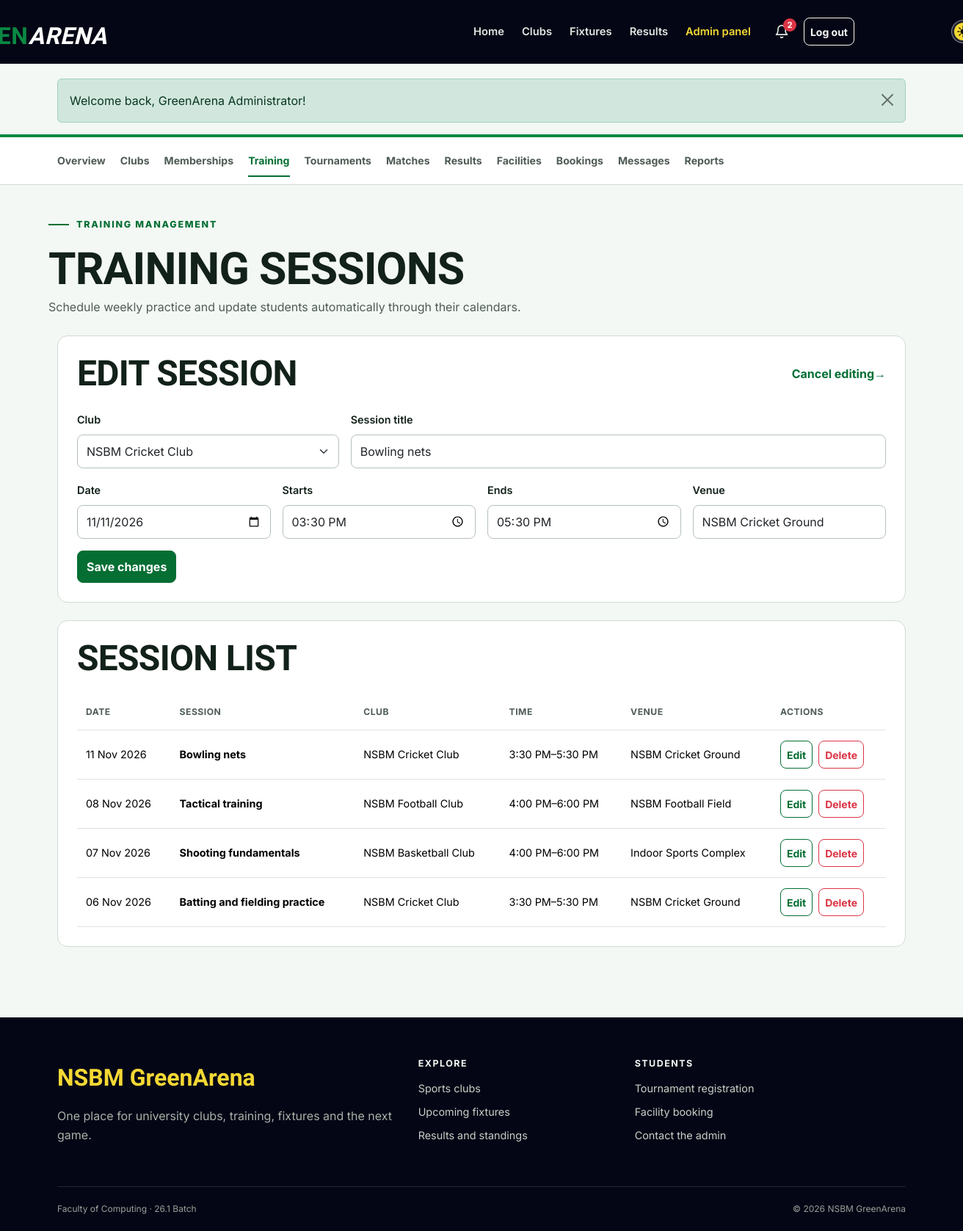
The page /admin/sessions.php?edit=3 (signed in) on the database its author committed.
### tables this page shows
CREATE TABLE training_sessions (
    id INT UNSIGNED AUTO_INCREMENT PRIMARY KEY,
    club_id INT UNSIGNED NOT NULL,
    title VARCHAR(120) NOT NULL,
    session_date DATE NOT NULL,
    start_time TIME NOT NULL,
    end_time TIME NOT NULL,
    venue VARCHAR(120) NOT NULL,
    created_at TIMESTAMP DEFAULT CURRENT_TIMESTAMP,
    FOREIGN KEY (club_id) REFERENCES clubs(id) ON DELETE CASCADE
);

CREATE TABLE clubs (
    id INT UNSIGNED AUTO_INCREMENT PRIMARY KEY,
    name VARCHAR(100) NOT NULL UNIQUE,
    sport VARCHAR(80) NOT NULL,
    description TEXT NOT NULL,
    coach_name VARCHAR(100) NOT NULL,
    meeting_day VARCHAR(20) NOT NULL,
    location VARCHAR(120) NOT NULL,
    max_members SMALLINT UNSIGNED NOT NULL DEFAULT 30,
    status ENUM('active', 'inactive') NOT NULL DEFAULT 'active',
    created_at TIMESTAMP DEFAULT CURRENT_TIMESTAMP
);

### includes/functions.php (called while the page is built, shortened)
<?php
function e($value)
{
    return htmlspecialchars($value ?? '', ENT_QUOTES);
}
function url($path = '')
{
    return BASE_PATH . '/' . ltrim($path, '/');
}
function run_query($sql, $params = [])
{
    global $connection;
    $statement = mysqli_prepare($connection, $sql);
    if (count($params) > 0) {
        $types = str_repeat('s', count($params));
        mysqli_stmt_bind_param($statement, $types, ...$params);
    }
    if (!mysqli_stmt_execute($statement)) {
        die('SQL error: ' . mysqli_stmt_error($statement));
    }
    return $statement;
}
function fetch_all($sql, $params = [])
{
    $statement = run_query($sql, $params);
    $result = mysqli_stmt_get_result($statement);
    return mysqli_fetch_all($result, MYSQLI_ASSOC);
}
function fetch_one($sql, $params = [])
{
    $rows = fetch_all($sql, $params);
    if (count($rows) > 0) {
        return $rows[0];
    }
    return false;
}
function format_date($date, $format = 'd M Y')
{
    if ($date) {
        return date($format, strtotime($date));
    }
    return 'Not set';
}
function format_time($time)
{
    if ($time) {
        return date('g:i A', strtotime($time));
    }
    return 'Not set';
}

### admin/sessions.php (the view, shortened to what this page needs)
<?php
$errors = [];
$values = ['id' => '', 'club_id' => '', 'title' => '', 'session_date' => '', 'start_time' => '15:00', 'end_time' => '17:00', 'venue' => ''];
if ($_SERVER['REQUEST_METHOD'] === 'POST') {
    $action = $_POST['action'] ?? '';
    $id = (int) ($_POST['id'] ?? 0);
    if ($action === 'delete') {
        run_query('DELETE FROM training_sessions WHERE id=?', [$id]);
        flash('success', 'Training session deleted.');
        redirect('admin/sessions.php');
    }
    if ($action === 'save') {
        foreach (array_keys($values) as $key) {
            $values[$key] = trim($_POST[$key] ?? '');
        }
        $values['id'] = (string) $id;
        if (!fetch_one('SELECT id FROM clubs WHERE id=?', [(int) $values['club_id']])) {
            $errors[] = 'Choose a valid club.';
        }
        if (strlen($values['title']) < 3) {
            $errors[] = 'Session title must be at least 3 characters.';
        }
        if (!strtotime($values['session_date'])) {
            $errors[] = 'Choose a valid session date.';
        }
        if (!$values['start_time'] || !$values['end_time'] || strtotime($values['end_time']) <= strtotime($values['start_time'])) {
            $errors[] = 'End time must be after the start time.';
        }
        if ($values['venue'] === '') {
            $errors[] = 'Venue is required.';
        }
        if (!$errors) {
            if ($id) {
                run_query('UPDATE training_sessions SET club_id=?, title=?, session_date=?, start_time=?, end_time=?, venue=? WHERE id=?', [
                    (int) $values['club_id'],
                    $values['title'],
                    $values['session_date'],
                    $values['start_time'],
                    $values['end_time'],
                    $values['venue'],
                    $id,
                ]);
                notify_club_members((int) $values['club_id'], 'training', 'Training session updated: ' . $values['title'] . ' on ' . format_date($values['session_date']) . ' at ' . $values['venue'] . '.', 'student/calendar.php');
                flash('success', 'Training session updated.');
            } else {
                run_query('INSERT INTO training_sessions (club_id, title, session_date, start_time, end_time, venue) VALUES (?, ?, ?, ?, ?, ?)', [
                    (int) $values['club_id'],
                    $values['title'],
                    $values['session_date'],
                    $values['start_time'],
                    $values['end_time'],
                    $values['venue'],
                ]);
                notify_club_members((int) $values['club_id'], 'training', 'New training session: ' . $values['title'] . ' on ' . format_date($values['session_date']) . ' at ' . $values['venue'] . '.', 'student/calendar.php');
                flash('success', 'Training session scheduled.');
            }
            redirect('admin/sessions.php');
        }
    }
} elseif (isset($_GET['edit'])) {
    $session = fetch_one('SELECT * FROM training_sessions WHERE id=?', [(int) $_GET['edit']]);
    if ($session) {
        $values = array_merge($values, $session);
    }
}
$clubs = fetch_all("SELECT id, name FROM clubs WHERE status='active' ORDER BY name");
$sessions = fetch_all('SELECT s.*, c.name AS club_name
    FROM training_sessions s
    JOIN clubs c ON c.id=s.club_id
    ORDER BY s.session_date DESC, s.start_time DESC');
include __DIR__ . '/../includes/header.php';
include __DIR__ . '/../includes/admin_nav.php';
?>
<div class="container dashboard-head"><span class="section-kicker">Training management</span>
    <h1>Training sessions</h1>
    <p>Schedule weekly practice and update students automatically through their calendars.</p>
</div>
<div class="container dashboard-content">
    <section class="content-panel">
        <div class="page-title-row">
            <h2><?= $values['id'] ? 'Edit session' : 'Schedule a session' ?></h2>
            <?php if ($values['id']): ?><a class="link-arrow" href="<?= e(url('admin/sessions.php')) ?>">Cancel editing</a>
            <?php endif; ?>
        </div><?php if ($errors): ?>
            <div class="alert alert-danger">
                <ul class="mb-0"><?php foreach ($errors as $error): ?>
                        <li><?= e($error) ?></li><?php endforeach; ?>
                </ul>
        </div><?php endif; ?>
        <form method="post" class="needs-validation" novalidate>
            <div class="row g-3">
                <div class="col-md-4">
                    <label class="form-label" for="club_id">Club</label>
                    <select class="form-select" id="club_id" name="club_id" required>
                        <?php foreach ($clubs as $club): ?>
                            <option value="<?= $club['id'] ?>" <?= $values['club_id'] == $club['id'] ? 'selected' : '' ?>><?= e($club['name']) ?></option>
                        <?php endforeach; ?>
                    </select>
                </div>
                <div class="col-md-8">
                    <label class="form-label" for="title">Session title</label>
                    <input class="form-control" id="title" name="title" value="<?= e($values['title']) ?>" required>
                </div>
                <div class="col-md-3">
                    <label class="form-label" for="session_date">Date</label>
                    <input class="form-control" type="date" id="session_date" name="session_date" value="<?= e($values['session_date']) ?>" required>
                </div>
                <div class="col-md-3">
                    <label class="form-label" for="start_time">Starts</label>
                    <input class="form-control" type="time" id="start_time" name="start_time" value="<?= e($values['start_time']) ?>" required>
                </div>
                <div class="col-md-3">
                    <label class="form-label" for="end_time">Ends</label>
                    <input class="form-control" type="time" id="end_time" name="end_time" value="<?= e($values['end_time']) ?>" required>
                </div>
                <div class="col-md-3">
                    <label class="form-label" for="venue">Venue</label>
                    <input class="form-control" id="venue" name="venue" value="<?= e($values['venue']) ?>" required>
                </div>
                <div class="col-12">
                    <button class="btn btn-sport" type="submit"><?= $values['id'] ? 'Save changes' : 'Schedule training' ?></button>
                </div>
            </div>
        </form>
    </section>
    <section class="content-panel">
        <h2 class="mb-4">Session list</h2><?php if ($sessions): ?>
            <div class="table-responsive">
                <table class="table">
                    <thead>
                        <tr>
                            <th>Date</th>
                            <th>Session</th>
                            <th>Club</th>
                            <th>Time</th>
                            <th>Venue</th>
                            <th>Actions</th>
                        </tr>
                    </thead>
                    <tbody>
                        <?php foreach ($sessions as $session): ?>
                            <tr>
                                <td><?= format_date($session['session_date']) ?></td>
                                <td><strong><?= e($session['title']) ?></strong></td>
                                <td><?= e($session['club_name']) ?></td>
                                <td><?= format_time($session['start_time']) ?>–<?= format_time($session['end_time']) ?></td>
                                <td><?= e($session['venue']) ?></td>
                                <td>
                                    <div class="table-actions"><a class="btn btn-sm btn-outline-sport" href="<?= e(url('admin/sessions.php?edit=' . $session['id'])) ?>">Edit</a>
                                        <form method="post">
                                            <button class="btn btn-sm btn-outline-danger" type="submit" data-confirm="Delete this training session?">Delete</button>
                                        </form>
                                    </div>
                                </td>
                        </tr><?php endforeach; ?>
                    </tbody>
                </table>
        </div><?php else: ?><p>No training sessions have been scheduled.</p><?php endif; ?>
    </section>
</div>
<?php include __DIR__ . '/../includes/footer.php'; ?>

### assets/css/style.css (style rules this page uses)
:root { --navy-950: #040615; --navy-900: #0d1023; --navy-800: #191d34; --green-600: #0a8842; --green-700: #046e33; --green-800: #055728; --yellow-400: #f4d833; --paper-50: #f3f8f4; --paper-100: #e7efe9; --ink-900: #122119; --ink-600: #4f5c54; --page-bg: var(--paper-50); --page-text: var(--ink-900); --muted-text: var(--ink-600); --brand: var(--green-700); --brand-hover: var(--green-800); --highlight: var(--yellow-400); --highlight2: var(--green-600); --dark-surface: var(--navy-950); --line: #d1dad2; --radius-sm: 8px; --radius-md: 14px; --radius-lg: 22px; --shadow: 0 12px 32px rgba(11, 26, 18, 0.08); }
* { box-sizing: border-box; }
html { scroll-behavior: smooth; }
body { min-height: 100dvh; margin: 0; background: var(--page-bg); color: var(--page-text); font-family: "Inter", sans-serif; font-size: 16px; line-height: 1.65; }
a { color: var(--brand); text-underline-offset: 3px; }
button, a, input, select, textarea { transition: color 180ms ease-out, background-color 180ms ease-out, border-color 180ms ease-out, transform 180ms ease-out; }
h1, h2, h3, h4, .display-font { font-family: "Barlow Condensed", sans-serif; font-weight: 700; line-height: 1.05; letter-spacing: -0.015em; }
h1 { font-size: clamp(2.5rem, 6vw, 4.8rem); }
h2 { font-size: clamp(2rem, 4vw, 3rem); }
p { max-width: 72ch; }
.container { max-width: 1180px; }
.btn { min-height: 44px; display: inline-flex; align-items: center; justify-content: center; gap: 8px; font-weight: 700; border-radius: var(--radius-sm); }
.btn-sm { min-height: 38px; }
.btn-sport { background: var(--brand); border-color: var(--brand); color: #fff; }
.btn-outline-sport { color: var(--brand); border-color: var(--brand); }
.link-arrow { font-weight: 700; text-decoration: none; }
.link-arrow::after { content: "→"; }
.hero-kicker, .section-kicker { display: inline-flex; align-items: center; gap: 10px; margin-bottom: 18px; color: var(--brand); font-size: 0.78rem; font-weight: 800; letter-spacing: 0.14em; text-transform: uppercase; }
.hero-kicker::before, .section-kicker::before { content: ""; width: 28px; height: 2px; background: currentColor; }
.page-title-row { display: flex; flex-wrap: wrap; justify-content: space-between; align-items: center; gap: 16px; margin-bottom: 24px; }
.page-title-row h1, .page-title-row h2 { margin: 0; }
.content-panel { padding: 26px; margin-bottom: 24px; background: #fff; border: 1px solid var(--line); border-radius: var(--radius-md); }
.content-panel h2, .content-panel h3 { text-transform: uppercase; }
.form-control, .form-select { min-height: 46px; border-radius: var(--radius-sm); border-color: #b5c2b7; }
.form-label { font-weight: 600; font-size: 0.9rem; }
.dashboard-head { padding: 36px 0 26px; }
.dashboard-head h1 { margin: 0; font-size: clamp(2.5rem, 5vw, 3.8rem); text-transform: uppercase; }
.dashboard-head p { margin: 6px 0 0; color: var(--muted-text); }
.dashboard-content { padding-bottom: 72px; }
.table { margin-bottom: 0; vertical-align: middle; }
.table > :not(caption) > * > * { padding: 14px 12px; }
.table thead th { color: var(--muted-text); font-size: 0.76rem; letter-spacing: 0.04em; text-transform: uppercase; white-space: nowrap; }
.table tbody td { font-size: 0.9rem; }
.table-actions { display: flex; flex-wrap: wrap; gap: 8px; }
.table-actions form { margin: 0; }

### rows shown on the page
training_sessions: club_id "NSBM Cricket Club", title "Bowling nets", session_date "11/11/2026", start_time "15:30:00", end_time "17:30:00", venue "NSBM Cricket Ground", session_date "11 Nov 2026", club.name "NSBM Cricket Club", start_time "3:30 PM", end_time "5:30 PM"
training_sessions: session_date "08 Nov 2026", title "Tactical training", club.name "NSBM Football Club", start_time "4:00 PM", end_time "6:00 PM", venue "NSBM Football Field"
training_sessions: session_date "07 Nov 2026", title "Shooting fundamentals", club.name "NSBM Basketball Club", start_time "4:00 PM", end_time "6:00 PM", venue "Indoor Sports Complex"
training_sessions: session_date "06 Nov 2026", title "Batting and fielding practice", club.name "NSBM Cricket Club", start_time "3:30 PM", end_time "5:30 PM", venue "NSBM Cricket Ground"

### other values the page prints
$unreadNotifications "2"
$message['message'] "Welcome back, GreenArena Administrator!"
